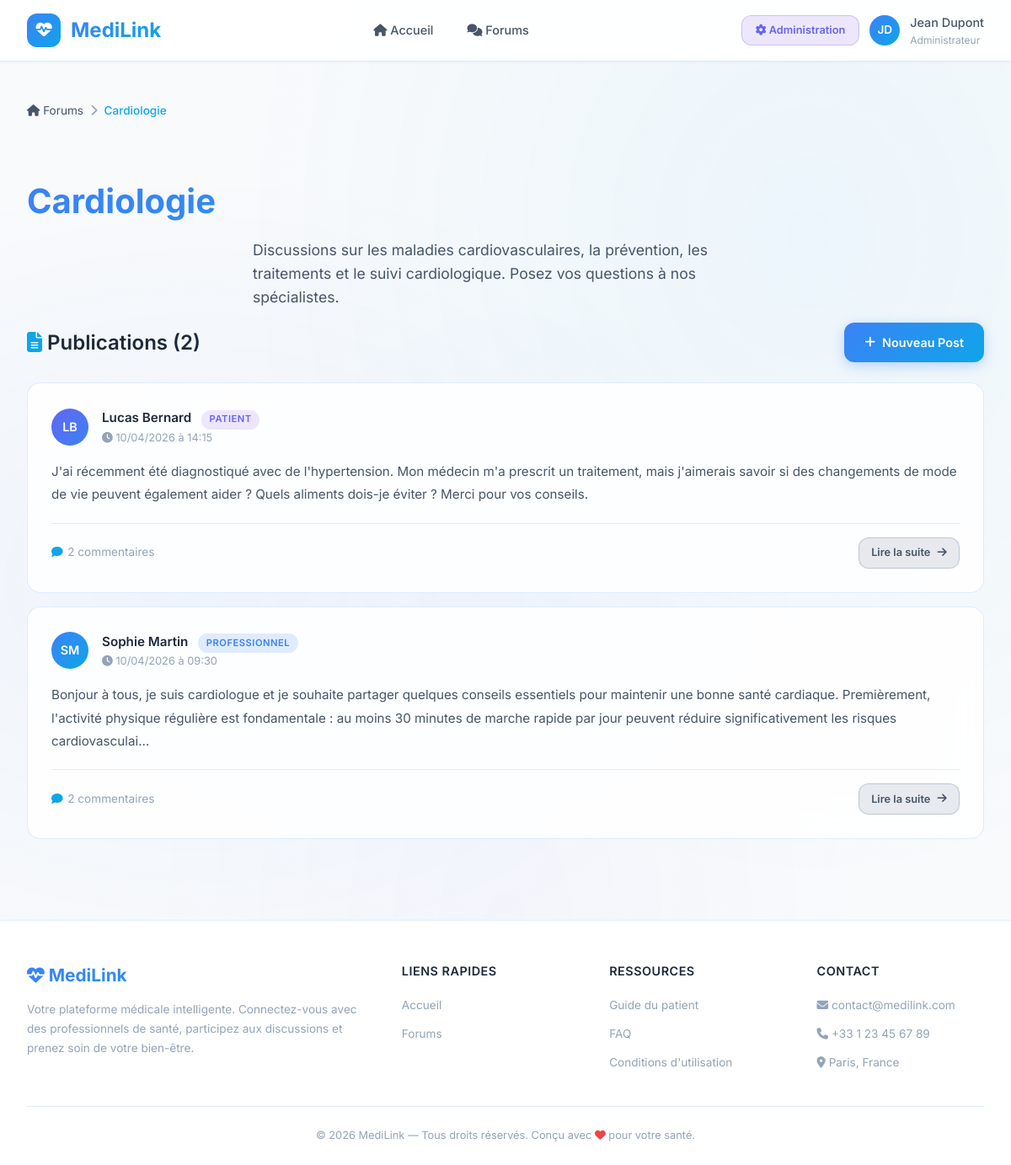
/index.php?controller=forum&action=show&id=1, run on the app's committed database.
### tables this page shows
CREATE TABLE IF NOT EXISTS forum (
    id_forum INT AUTO_INCREMENT PRIMARY KEY,
    titre VARCHAR(200) NOT NULL,
    description TEXT,
    created_at DATETIME DEFAULT CURRENT_TIMESTAMP
);

CREATE TABLE IF NOT EXISTS post (
    id_post INT AUTO_INCREMENT PRIMARY KEY,
    contenu TEXT NOT NULL,
    date_publication DATETIME DEFAULT CURRENT_TIMESTAMP,
    id_forum INT NOT NULL,
    id_auteur INT NOT NULL,
    FOREIGN KEY (id_forum) REFERENCES forum(id_forum) ON DELETE CASCADE,
    FOREIGN KEY (id_auteur) REFERENCES utilisateur(id) ON DELETE CASCADE
);

CREATE TABLE IF NOT EXISTS utilisateur (
    id INT AUTO_INCREMENT PRIMARY KEY,
    nom VARCHAR(100) NOT NULL,
    prenom VARCHAR(100) NOT NULL,
    email VARCHAR(150) NOT NULL UNIQUE,
    mot_de_passe VARCHAR(255) NOT NULL,
    telephone VARCHAR(20),
    statut_compte VARCHAR(20) DEFAULT 'actif',
    role ENUM('patient','professionnel','administrateur') NOT NULL,
    created_at DATETIME DEFAULT CURRENT_TIMESTAMP
);

### Controller/ForumController.php (called while the page is built, shortened)
<?php
class ForumController {
    public function show($id): void {
        $forum = Forum::read((int)$id);
        $posts = Post::getByForum((int)$id);
        require __DIR__ . '/../View/front_office/forum/show.php';
    }
}

### Model/Forum.php (called while the page is built, shortened)
<?php
class Forum {
    private ?int $idForum;
    private string $titre;
    private ?string $description;
    public function __construct(
        ?int $idForum = null,
        string $titre = '',
        ?string $description = null,
        ?string $createdAt = null
    ) {
        $this->idForum = $idForum;
        $this->titre = $titre;
        $this->description = $description;
    }
    public function getIdForum(): ?int { return $this->idForum; }
    public function getTitre(): string { return $this->titre; }
    public function getDescription(): ?string { return $this->description; }
    public static function read(int $id): ?self {
        $pdo = Database::getConnection();
        $stmt = $pdo->prepare("SELECT * FROM forum WHERE id_forum = :id");
        $stmt->execute([':id' => $id]);
        $data = $stmt->fetch();
        if ($data) {
            return new self(
                $data['id_forum'],
                $data['titre'],
                $data['description'],
                $data['created_at']
            );
        }
        return null;
    }
}

### Model/Post.php (called while the page is built, shortened)
<?php
class Post {
    public static function getByForum(int $idForum): array {
        $pdo = Database::getConnection();
        $stmt = $pdo->prepare("
            SELECT p.*, u.nom AS auteur_nom, u.prenom AS auteur_prenom, u.role AS auteur_role,
                   (SELECT COUNT(*) FROM commentaire c WHERE c.id_post = p.id_post) AS nb_commentaires
            FROM post p
            JOIN utilisateur u ON p.id_auteur = u.id
            WHERE p.id_forum = :id_forum
            ORDER BY p.date_publication DESC
        ");
        $stmt->execute([':id_forum' => $idForum]);
        return $stmt->fetchAll();
    }
}

### View/front_office/forum/show.php (the view, shortened to what this page needs)
<?php
require __DIR__ . '/../../layout/front_header.php';
?>
<nav>
    <ul class="breadcrumb">
        <li><a href="index.php?controller=forum&action=list"><i class="fas fa-home"></i> Forums</a></li>
        <li class="separator"><i class="fas fa-chevron-right"></i></li>
        <li class="current"><?= htmlspecialchars($forum->getTitre()) ?></li>
    </ul>
</nav>
<section class="page-hero" style="text-align: left; padding-bottom: 1rem;">
    <h1><?= htmlspecialchars($forum->getTitre()) ?></h1>
    <p><?= htmlspecialchars($forum->getDescription() ?? '') ?></p>
</section>
<div class="section-header">
    <h2><i class="fas fa-file-alt" style="color: var(--accent-teal);"></i> Publications (<?= count($posts) ?>)</h2>
    <?php if (isset($_SESSION['user']) && in_array($_SESSION['user']['role'], ['professionnel', 'administrateur'])): ?>
        <a href="index.php?controller=post&action=create&id_forum=<?= $forum->getIdForum() ?>" class="btn btn-primary">
            <i class="fas fa-plus"></i> Nouveau Post
        </a>
    <?php endif; ?>
</div>
<?php if (!empty($posts)): ?>
    <div class="posts-list">
        <?php foreach ($posts as $index => $p): ?>
            <article class="post-card" style="animation-delay: <?= $index * 0.05 ?>s">
                <div class="post-header">
                    <div class="post-avatar role-<?= htmlspecialchars($p['auteur_role']) ?>">
                        <?= strtoupper(substr($p['auteur_prenom'], 0, 1) . substr($p['auteur_nom'], 0, 1)) ?>
                    </div>
                    <div class="post-author-info">
                        <span class="post-author-name">
                            <?= htmlspecialchars($p['auteur_prenom'] . ' ' . $p['auteur_nom']) ?>
                        </span>
                        <span class="post-author-role role-<?= htmlspecialchars($p['auteur_role']) ?>">
                            <?= htmlspecialchars($p['auteur_role']) ?>
                        </span>
                        <div class="post-date">
                            <i class="fas fa-clock"></i> <?= date('d/m/Y à H:i', strtotime($p['date_publication'])) ?>
                        </div>
                    </div>
                </div>
                <div class="post-content">
                    <?= nl2br(htmlspecialchars(mb_substr($p['contenu'], 0, 300))) ?><?= mb_strlen($p['contenu']) > 300 ? '...' : '' ?>
                </div>
                <div class="post-footer">
                    <div class="post-stats">
                        <span><i class="fas fa-comment"></i> <?= (int)$p['nb_commentaires'] ?> commentaire<?= $p['nb_commentaires'] > 1 ? 's' : '' ?></span>
                    </div>
                    <a href="index.php?controller=post&action=show&id=<?= $p['id_post'] ?>" class="btn btn-secondary btn-sm">
                        Lire la suite <i class="fas fa-arrow-right"></i>
                    </a>
                </div>
            </article>
        <?php endforeach; ?>
    </div>
<?php endif; ?>
<?php require __DIR__ . '/../../layout/front_footer.php'; ?>

### data on the page
forum: titre "Cardiologie", description "Discussions sur les maladies cardiovasculaires, la prévention, les traitements et le suivi cardiologique. Posez vos questions à nos spécialistes."
post: id_auteur.nom "LB", id_auteur.nom "Lucas Bernard", id_auteur.role "PATIENT", date_publication "10/04/2026 à 14:15", contenu "J'ai récemment été diagnostiqué avec de l'hypertension. Mon médecin m'a prescrit un traitement, mais j'aimerais savoir si des changements de mode de vie peuvent également aider ? Quels aliments dois-je éviter ? Merci pour vos conseils.", nb_commentaires "2"
post: id_auteur.nom "SM", id_auteur.nom "Sophie Martin", id_auteur.role "PROFESSIONNEL", date_publication "10/04/2026 à 09:30", contenu "Bonjour à tous, je suis cardiologue et je souhaite partager quelques conseils essentiels pour maintenir une bonne santé cardiaque. Premièrement, l'activité physique régulière est fondamentale : au moins 30 minutes de marche rapide par jour peuvent réduire significativement les risques cardiovasculai", nb_commentaires "2"

### other printed values
$_SESSION['user']['role'] "Administrateur"
count($posts) "2"
